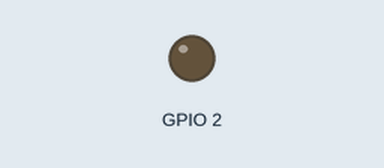
Recording of a sketch running on a simulated ESP32. Parts: output pins drawn as LEDs (lit = HIGH). Nothing arrives over Bluetooth unless stated; a phone connects over Bluetooth LE 3 s after start; what the sketch prints to the serial monitor is not drawn.

Above: at 3.2 s.
At 6.97 s:
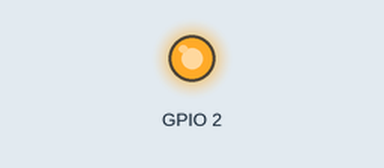
Timing chart, 0 to 8.1 s (numbered marks = the images above):
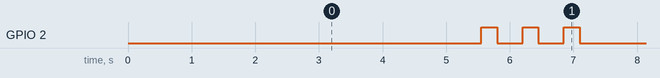

The sketch:

sketch_beacon.ino
```cpp
#include <WiFi.h>
#include <BLEDevice.h>
#include <BLEUtils.h>
#include <BLEServer.h>

#define BEACON_ID 3

// Имена для WiFi и BLE
String wifiName = "Beacon_" + String(BEACON_ID);
String bleName = "BLE_Beacon_" + String(BEACON_ID);

const char* wifiPassword = "12345678";

// BLE характеристики
BLEServer* pServer = NULL;
BLEAdvertising* pAdvertising = NULL;

void setup() {
  pinMode(2, OUTPUT);

  Serial.begin(115200);
  delay(1000);

  Serial.println("\n========================================");
  Serial.println("   HYBRID BEACON: WiFi + BLE");
  Serial.println("========================================");
  Serial.print("Beacon ID: ");
  Serial.println(BEACON_ID);

  // ========== НАСТРОЙКА WiFi AP ==========
  setupWiFi();

  // ========== НАСТРОЙКА BLE ==========
  setupBLE();

  Serial.println("========================================");
  Serial.println("✅ Beacon is broadcasting!");
  Serial.println("========================================\n");

  Serial.println("Blinking ID code...");
}

void setupWiFi() {
  Serial.println("\n[WiFi] Setting up Access Point...");

  // Создаем точку доступа WiFi
  WiFi.softAP(wifiName.c_str(), wifiPassword);

  IPAddress IP = WiFi.softAPIP();
  Serial.print("[WiFi] SSID: ");
  Serial.println(wifiName);
  Serial.print("[WiFi] IP: ");
  Serial.println(IP);
}

void setupBLE() {
  Serial.println("\n[BLE] Setting up Bluetooth Beacon...");

  // Инициализация BLE
  BLEDevice::init(bleName.c_str());

  // Создаем BLE сервер
  pServer = BLEDevice::createServer();

  pAdvertising = BLEDevice::getAdvertising();

  // Устанавливаем мощность передатчика (для калибровки RSSI)
  esp_ble_tx_power_set(ESP_BLE_PWR_TYPE_ADV, ESP_PWR_LVL_P9);

  // Добавляем данные в рекламу
  BLEAdvertisementData advertisementData;
  advertisementData.setName(bleName.c_str());

  String manufacturerData;
  manufacturerData += (char)0xFF;  // Company ID (custom)
  manufacturerData += (char)0xFF;
  manufacturerData += (char)BEACON_ID;  // Наш ID маяка

  advertisementData.setManufacturerData(manufacturerData);
  pAdvertising->setAdvertisementData(advertisementData);

  // Параметры рекламы
  pAdvertising->setMinPreferred(0x06);  // 7.5ms
  pAdvertising->setMaxPreferred(0x12);  // 22.5ms

  // Запускаем рекламу
  pAdvertising->start();

  Serial.print("[BLE] Name: ");
  Serial.println(bleName);
  Serial.println("[BLE] Broadcasting started");
}

void loop() {
  delay(1000);

  // Показываем статистику каждые 5 секунд
  static unsigned long lastPrint = 0;
  if (millis() - lastPrint > 5000) {
    lastPrint = millis();

    Serial.println("─────────────────────────────");
    Serial.print("⏱️  Uptime: ");
    Serial.print(millis() / 1000);
    Serial.println(" sec");

    Serial.print("📡 WiFi Clients: ");
    Serial.println(WiFi.softAPgetStationNum());

    Serial.print("🔵 BLE Status: ");
    Serial.println("Broadcasting");

    Serial.println("─────────────────────────────\n");
    delay(500);  // Небольшая пауза перед миганием

    for (int i = 0; i < BEACON_ID; i++) {
      digitalWrite(2, HIGH);  // Включить светодиод
      delay(250);             // Пауза 0.25 сек
      digitalWrite(2, LOW);   // Выключить светодиод
      delay(400);             // Пауза между миганиями
    }
    Serial.println("Blinking finished.");
  }
}
```

Measured:
- by itself, GPIO 2: repeats every 5.5 s: 2 × (LOW 0.40 s, HIGH 0.25 s), LOW 3.9 s, HIGH 0.25 s
- by itself, everything shown: repeats every 5.5 s, in 6 steps
